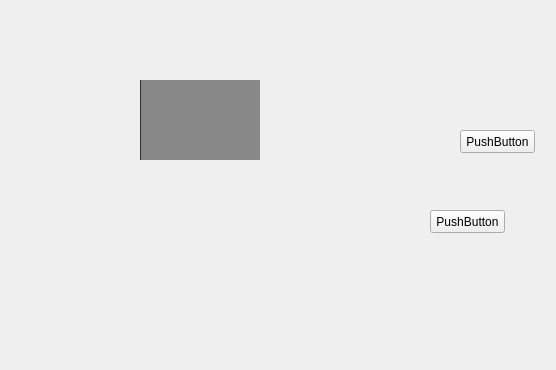
<?xml version="1.0" encoding="UTF-8"?>
<ui version="4.0">
 <class>SaveFilePath</class>
 <widget class="QWidget" name="SaveFilePath">
  <property name="geometry">
   <rect>
    <x>0</x>
    <y>0</y>
    <width>556</width>
    <height>370</height>
   </rect>
  </property>
  <property name="windowTitle">
   <string>Form</string>
  </property>
  <widget class="QStackedWidget" name="stackedWidget">
   <property name="geometry">
    <rect>
     <x>140</x>
     <y>80</y>
     <width>120</width>
     <height>80</height>
    </rect>
   </property>
   <property name="styleSheet">
    <string notr="true">font-family: &quot;Segoe UI&quot;;
background-color: #888;
color: #000;
subcontrol-origin: padding;
subcontrol-position: top right;
border-left: 1px solid #333333;</string>
   </property>
   <property name="currentIndex">
    <number>1</number>
   </property>
   <widget class="QWidget" name="page">
    <widget class="QRadioButton" name="radioButton">
     <property name="geometry">
      <rect>
       <x>20</x>
       <y>40</y>
       <width>89</width>
       <height>16</height>
      </rect>
     </property>
     <property name="text">
      <string>RadioButton</string>
     </property>
    </widget>
   </widget>
   <widget class="QWidget" name="page_2"/>
  </widget>
  <widget class="QPushButton" name="pushButton">
   <property name="geometry">
    <rect>
     <x>460</x>
     <y>130</y>
     <width>75</width>
     <height>23</height>
    </rect>
   </property>
   <property name="text">
    <string>PushButton</string>
   </property>
  </widget>
  <widget class="QPushButton" name="pushButton_2">
   <property name="geometry">
    <rect>
     <x>430</x>
     <y>210</y>
     <width>75</width>
     <height>23</height>
    </rect>
   </property>
   <property name="text">
    <string>PushButton</string>
   </property>
  </widget>
 </widget>
 <resources/>
 <connections/>
</ui>
